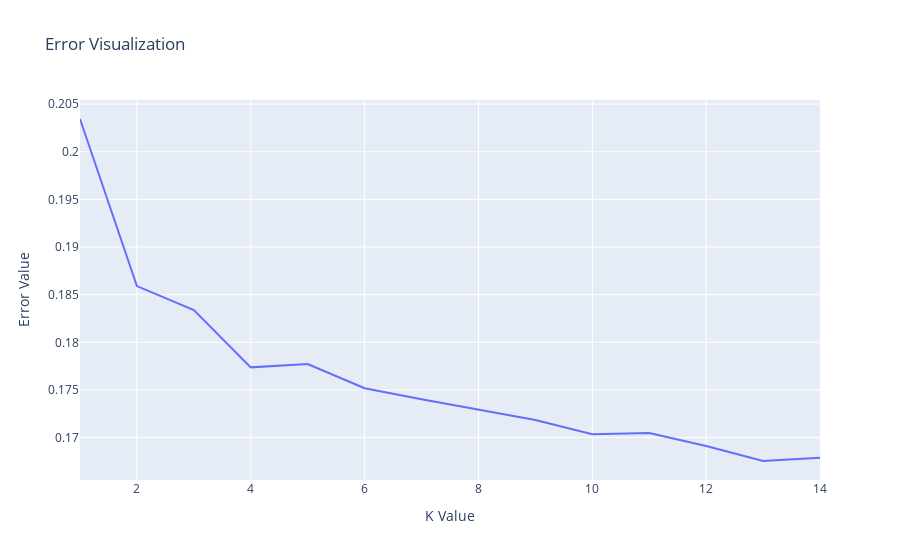

Source (notebook cell):
### Code cell
#3: plot using line plot:
fig = px.line(Error_rate, x=range(1,15), y="Error_rate", title='Error Visualization', 
              labels={"x":"K Value","Error_rate":"Error Value"})
fig.show()

### Figure 1 — Plotly figure (JSON) as saved in the notebook; plotly's stock layout.template omitted (floating-point values rounded to 4 significant figures)
{"data": [{"hovertemplate": "K Value=%{x}<br>Error Value=%{y}<extra></extra>", "legendgroup": "", "line": {"color": "#636efa", "dash": "solid"}, "marker": {"symbol": "circle"}, "mode": "lines", "name": "", "orientation": "v", "showlegend": false, "type": "scatter", "x": [1, 2, 3, 4, 5, 6, 7, 8, 9, 10, 11, 12, 13, 14], "xaxis": "x", "y": [0.2034, 0.1859, 0.1834, 0.1774, 0.1777, 0.1752, 0.174, 0.1729, 0.1718, 0.1703, 0.1705, 0.1691, 0.1675, 0.1679], "yaxis": "y"}], "layout": {"legend": {"tracegroupgap": 0}, "title": {"text": "Error Visualization"}, "xaxis": {"anchor": "y", "domain": [0, 1], "title": {"text": "K Value"}}, "yaxis": {"anchor": "x", "domain": [0, 1], "title": {"text": "Error Value"}}}}
